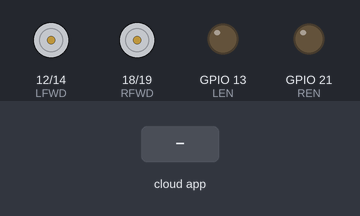
Simulated run of this sketch. Board: ESP32. Shown: motor-driver pin pairs drawn as motors (green arrow = first pin HIGH = forward, orange = second pin HIGH = backward, longer = more drive), output pins drawn as LEDs (lit = HIGH). Dashed ring = blinking. The inputs (shaded band) are chosen by the test bench. WiFi joins after 1.5 s; servers stay silent unless stated; the Firebase database answers and starts empty.

Above: at 0.1 s.
At 2.7 s:
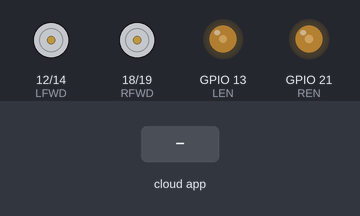
2.8 s: the phone or cloud app sets int to 1
At 3.3 s:
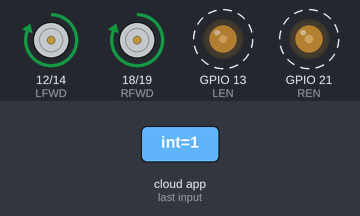
Timing chart, 0 to 5.8 s (numbered marks = the images above; inputs shaded):
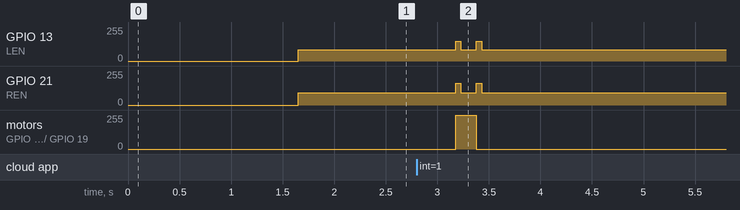

Measured:
- after the input at 2.8 s, GPIO 13 (LEN): alternates 150/255 for 0.05 s and 85/255 for 0.15 s, 4 changes in all, then stays 85/255, starting after 0.38 s; GPIO 21 (REN): alternates 162/255 for 0.05 s and 92/255 for 0.15 s, 4 changes in all, then stays 92/255, starting after 0.38 s

The sketch:

communication_test_2.ino
```cpp
#include <WiFi.h>
#include <Firebase_ESP_Client.h>
// Provide the RTDB payload printing info and other helper functions.
#include <addons/RTDBHelper.h>

/* 1. Define the WiFi credentials */
// #define WIFI_SSID "MALONDA"
// #define WIFI_PASSWORD "heskymalonda"
// #define WIFI_SSID "TECH_8A5F"
// #define WIFI_PASSWORD "212152497"
#define WIFI_SSID "Redmi Note 10S"
#define WIFI_PASSWORD "transistor"

/* 2. Define the RTDB URL */
#define DATABASE_URL "motortest-baf91-default-rtdb.asia-southeast1.firebasedatabase.app" //<databaseName>.firebaseio.com or <databaseName>.<region>.firebasedatabase.app

//motors: note: minimal 100 maks 255
#define LREV 14 //blue /purple black
#define LFWD 12 //black /white black
#define LEN 13 //green
//power 12V = blue black
#define RREV 19 //blue /purple
#define RFWD 18 //black /white
#define REN 21 //blue /blue

#define Acc 250 //in how many changes (in PWM) per second
#define updatePeriod0 50 //update every what ms
#define updatePeriodTurn 110 //update every what ms
#define updatePeriod1 2500 //update every what ms
#define steps 2 //how many steps
#define maxMadLevel 30 //
#define Tdelay 500
int PWM1= 85; //first step of the step function
int PWM2 = 92;
int maxPWM1 = 150;
int maxPWM2 = maxPWM1*PWM2/PWM1;
//variables
int target_L_PWM = 0;
int target_R_PWM = 0;
int L_PWM = 0;
int R_PWM = 0;
unsigned long now;
unsigned long t0=0;
unsigned long t1=0;
unsigned long tDelay=0;
unsigned long tTurn=0;
unsigned long tAcc=0;
int n=0;
int failSend=0;
int lastn[steps];
bool isMoving=false;
int madLevel=0;


/* 3. Define the Firebase Data object */
FirebaseData fbdo;
FirebaseData fbdoRUN;
FirebaseData fbdoSTOP;

/* 4, Define the FirebaseAuth data for authentication data */
FirebaseAuth auth;

/* Define the FirebaseConfig data for config data */
FirebaseConfig config;

void setup()
{
    //Serial.begin(115200);
    WiFi.begin(WIFI_SSID, WIFI_PASSWORD);
    //Serial.print("Connecting to Wi-Fi");
    while (WiFi.status() != WL_CONNECTED)
    {
        //Serial.print(".");
        delay(300);
    }
    //Serial.println();
    //Serial.print("Connected with IP: ");
    //Serial.println(WiFi.localIP());
    //Serial.println();
    //Serial.printf("Firebase Client v%s\n\n", FIREBASE_CLIENT_VERSION);

    /* Assign the database URL(required) */
    config.database_url = DATABASE_URL;
    config.signer.test_mode = true; //confirm test mode (with full public)
    Firebase.reconnectWiFi(true);

    /* Initialize the library with the Firebase authen and config */
    Firebase.begin(&config, &auth);
    // Or use legacy authenticate method
    // Firebase.begin(DATABASE_URL, DATABASE_SECRET);

    //set motor
    pinMode(RREV, OUTPUT);
    pinMode(RFWD, OUTPUT);
    pinMode(REN, OUTPUT);

    pinMode(LREV, OUTPUT);
    pinMode(LFWD, OUTPUT);
    pinMode(LEN, OUTPUT);

    digitalWrite(LREV, LOW);
    digitalWrite(LFWD, LOW);
    digitalWrite(RREV, LOW);
    digitalWrite(RFWD, LOW);
    analogWrite(LEN,0);
    analogWrite(REN,0);

    //setup all the n
    for(int i=0; i<steps; i++){
      lastn[i]=0;
    }
}

void loop()
{
  if(Firebase.ready()){
    now=millis();
    if(now-t0>updatePeriod0){
      // analogWrite(LEN,0);
      // analogWrite(REN,0);
      if(n==0){
        isMoving=false;
      } else{
        isMoving=true;
      }
      if(!isMoving && now-tDelay>Tdelay){
        if(true/*Firebase.ready()*/){
          if(Firebase.RTDB.getInt(&fbdoRUN, F("/motorTest/int"))){
            n=fbdoRUN.to<int>();
          }
        } else{
          madLevel++;
        }
        tDelay=now;
      }
      if(n!=lastn[1]){
        analogWrite(LEN,maxPWM1);
        analogWrite(REN,maxPWM2);
      } else {
        analogWrite(LEN,PWM1);
        analogWrite(REN,PWM2);
      }
      if(n!=lastn[0] || n==0){
        digitalWrite(LREV, LOW);
        digitalWrite(LFWD, LOW);
        digitalWrite(RREV, LOW);
        digitalWrite(RFWD, LOW);
        tTurn=now+updatePeriod0;
      } else if(n==1){ //forward
        digitalWrite(LREV, LOW);
        digitalWrite(LFWD, HIGH);
        digitalWrite(RREV, LOW);
        digitalWrite(RFWD, HIGH);
        if(now-tTurn>updatePeriodTurn && n==lastn[1]){
          if(true/*Firebase.ready()*/){
            if(Firebase.RTDB.setInt(&fbdoSTOP, F("/motorTest/int"), 0)){
              tTurn=now;
              n=0;
            } else{
              failSend++;
            }
          } else{
            madLevel++;
          }
        }
      } else if(n==2){ //backward
        digitalWrite(LREV, HIGH);
        digitalWrite(LFWD, LOW);
        digitalWrite(RREV, HIGH);
        digitalWrite(RFWD, LOW);
        if(now-tTurn>updatePeriodTurn && n==lastn[1]){
          if(true/*Firebase.ready()*/){
            if(Firebase.RTDB.setInt(&fbdoSTOP, F("/motorTest/int"), 0)){
              tTurn=now;
              n=0;
            } else{
              failSend++;
            }
          } else{
            madLevel++;
          }
        }
      } else if(n==3){ //left
        digitalWrite(LREV, HIGH);
        digitalWrite(LFWD, LOW);
        digitalWrite(RREV, LOW);
        digitalWrite(RFWD, HIGH);
        if(now-tTurn>updatePeriodTurn && n==lastn[1]){
          if(true/*Firebase.ready()*/){
            if(Firebase.RTDB.setInt(&fbdoSTOP, F("/motorTest/int"), 0)){
              tTurn=now;
              n=0;
            } else{
              failSend++;
            }
          } else{
            madLevel++;
          }
        }
      } else if(n==4){ //right
        digitalWrite(LREV, LOW);
        digitalWrite(LFWD, HIGH);
        digitalWrite(RREV, HIGH);
        digitalWrite(RFWD, LOW);
        if(now-tTurn>updatePeriodTurn && n==lastn[1]){
          if(true/*Firebase.ready()*/){
            if(Firebase.RTDB.setInt(&fbdoSTOP, F("/motorTest/int"), 0)){
              tTurn=now;
              n=0;
            } else{
              failSend++;
            }
          } else{
            madLevel++;
          }
        }
      }
      lastn[1]=lastn[0];
      lastn[0]=n;
      t0=now;
    }
  } else{
    madLevel++;
  }
    if(madLevel>maxMadLevel){
      Firebase.begin(&config, &auth);
      madLevel=0;
    }
    /* use this if you want to control speed or debug
    if(now-t1>updatePeriod1){
      if(Firebase.RTDB.getInt(&fbdo, F("/motorTest/PWM1"))){
        PWM1=fbdo.to<int>();
      } else{
        failSend++;
      }
      if(Firebase.RTDB.getInt(&fbdo, F("/motorTest/PWM2"))){
        PWM2=fbdo.to<int>();
      } else{
        failSend++;
      }
      Firebase.RTDB.setInt(&fbdo, F("/motorTest/failSend"), failSend);
      failSend=0;
      t1=now;
    } */
  //}
}
  /*
  if(now-tAcc>1000/Acc){
    //PWM
    if(target_L_PWM>L_PWM){
      L_PWM++;
    } else if(target_L_PWM<L_PWM){
      L_PWM--;
    }
    if(target_R_PWM>R_PWM){
      R_PWM++;
    } else if(target_R_PWM<R_PWM){
      R_PWM--;
    }

    //left
    if(L_PWM>=0){
      digitalWrite(LREV, LOW);
      digitalWrite(LFWD, HIGH);
    } else{
      digitalWrite(LREV, HIGH);
      digitalWrite(LFWD, LOW);
    }
    analogWrite(LEN, abs(L_PWM));

    //right PWM
    if(R_PWM>=0){
      digitalWrite(RREV, LOW);
      digitalWrite(RFWD, HIGH);
    } else{
      digitalWrite(RREV, HIGH);
      digitalWrite(RFWD, LOW);
    }
    analogWrite(REN, abs(R_PWM));

    tAcc=millis();
  }
  */
```
